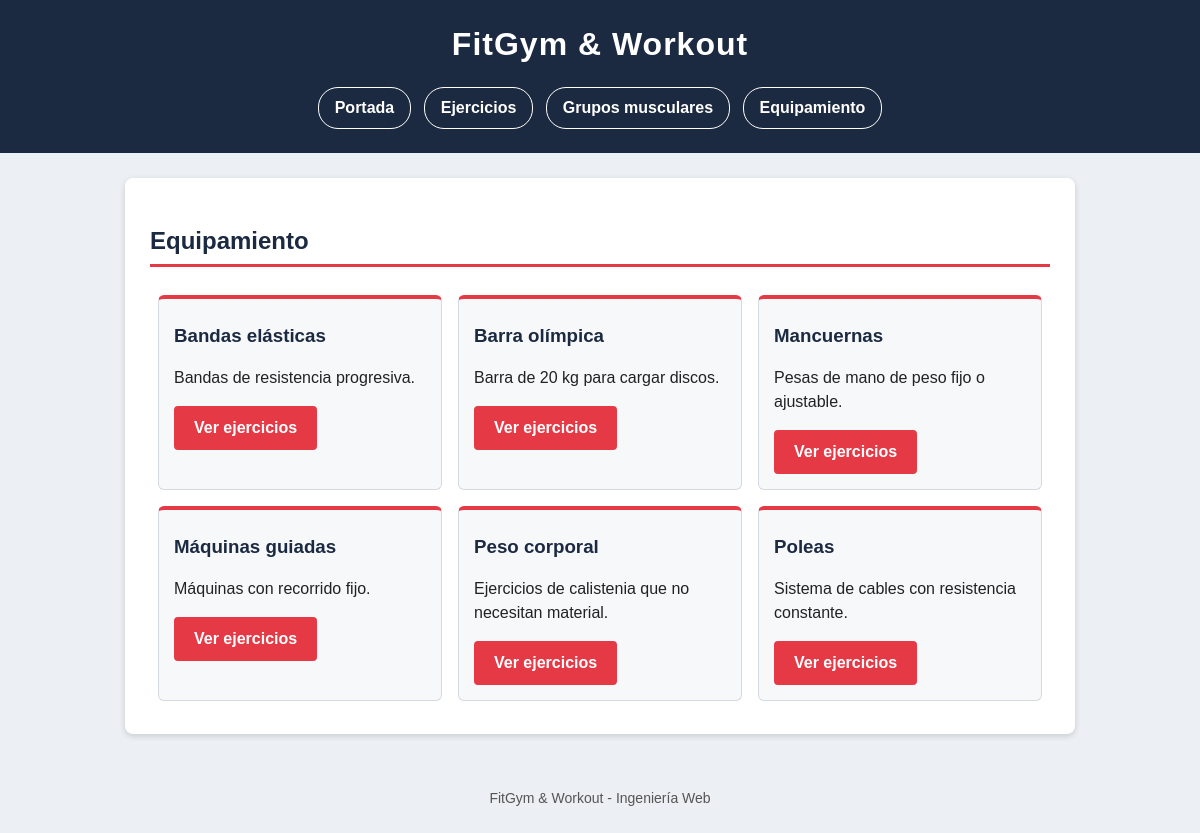
Screenshot of /equipamientos/ with the database file from the repository.
### appFitGym/models.py (models this page shows, shortened)
class Equipamiento(models.Model):
    nombre = models.CharField(max_length=50)
    descripcion = models.TextField()

### appFitGym/views.py (the view)
# urls.py: path('equipamientos/', views.lista_equipamientos, name='equipamientos'),
def lista_equipamientos(request):
    equipamientos = Equipamiento.objects.order_by('nombre')
    context = {'lista_equipamientos': equipamientos}
    return render(request, 'lista_equipamientos.html', context)

### appFitGym/templates/lista_equipamientos.html (shortened to what this page needs)
{% extends "base.html" %}
{% block contenido %}
<h2>Equipamiento</h2>
{% if lista_equipamientos %}
    <ul class="tarjetas">
    {% for eq in lista_equipamientos %}
        <li>
            <h3>{{ eq.nombre }}</h3>
            <p>{{ eq.descripcion|truncatewords:12 }}</p>
            <a class="boton" href="{% url 'equipamiento' eq.id %}">Ver ejercicios</a>
        </li>
    {% endfor %}
    </ul>
{% else %}
    <p>No hay equipamiento creado.</p>
{% endif %}
{% endblock %}

### appFitGym/static/css/estilos.css (style rules this page uses)
body { font-family: Arial, Helvetica, sans-serif; font-size: 16px; line-height: 1.5; color: #222222; background-color: #eceff3; margin: 0; }
h2 { color: #1b2a41; border-bottom: 3px solid #e63946; padding-bottom: 5px; }
h3 { color: #1b2a41; }
a { color: #e63946; }
.boton { display: inline-block; padding: 8px 18px; background-color: #e63946; color: #ffffff; text-decoration: none; font-weight: bold; border-radius: 4px; border: 2px solid #e63946; }
.tarjetas { list-style: none; margin: 0; padding: 0; display: flex; flex-wrap: wrap; }
.tarjetas li { flex: 1 1 220px; max-width: 280px; margin: 8px; padding: 15px; background-color: #f7f8fa; border: 1px solid #d5d9e0; border-top: 4px solid #e63946; border-radius: 6px; }
.tarjetas h3 { margin: 8px 0; }

### rows the page displays
Equipamiento: nombre "Bandas elásticas", descripcion "Bandas de resistencia progresiva."
Equipamiento: nombre "Barra olímpica", descripcion "Barra de 20 kg para cargar discos."
Equipamiento: nombre "Mancuernas", descripcion "Pesas de mano de peso fijo o ajustable."
Equipamiento: nombre "Máquinas guiadas", descripcion "Máquinas con recorrido fijo."
Equipamiento: nombre "Peso corporal", descripcion "Ejercicios de calistenia que no necesitan material."
Equipamiento: nombre "Poleas", descripcion "Sistema de cables con resistencia constante."
